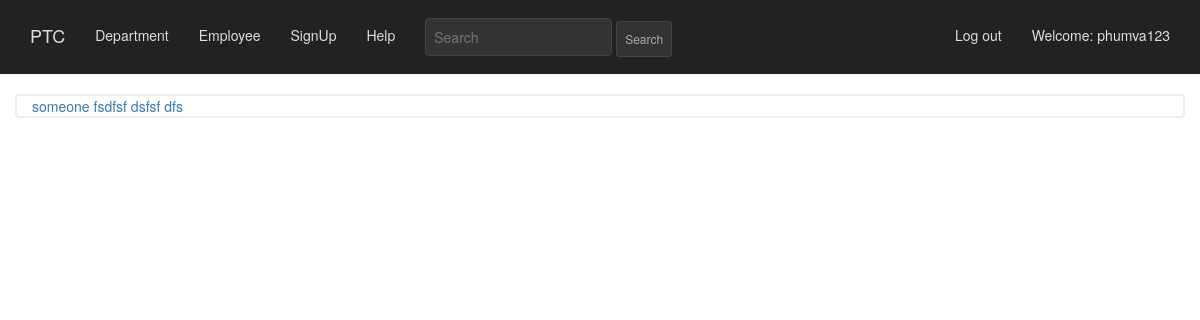
The app's page /basic_app/search/ (signed in), older data.
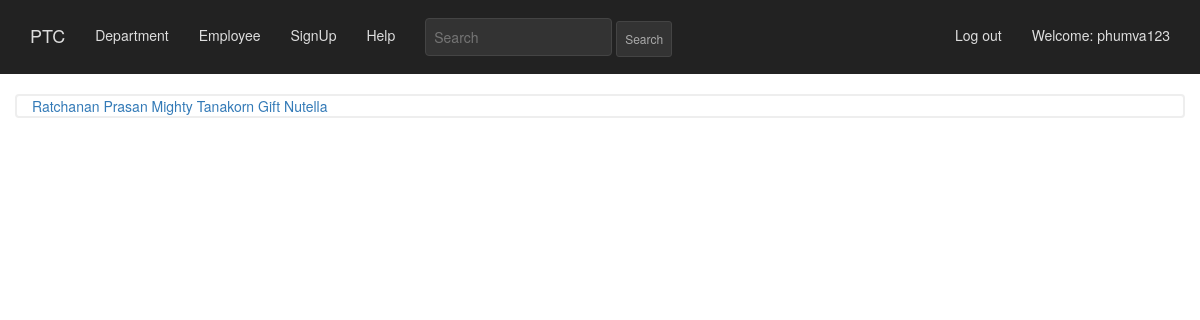
The same page, newer data.
### basic_app/models.py (models this page shows, shortened)
class Employee(models.Model):
    positionarr = (('manager','Manager'),('employee','Employee'))
    name = models.CharField(max_length=256)
    position = models.CharField(max_length=256,choices = positionarr,default="")
    age = models.CharField(max_length=256,null=True)
    education = models.CharField(max_length=256, null = True)
    salary = models.IntegerField(null = True)
    email = models.EmailField(max_length=70,blank=True)
    telephone = models.CharField(max_length=256)
    depname = models.ForeignKey(Department,null=True,default="",related_name='depatments',on_delete=models.SET_NULL,blank=True )
    profile_picture = models.ImageField(upload_to='profile_pics')
    loginatten = models.CharField(max_length=256, unique= True)

### basic_app/views.py (the view)
class EmployeeSearchListView(LoginRequiredMixin,ListView):
    context_object_name = 'searchde'
    template_name = 'basic_app/search_employee.html'
    model = models.Employee
    model2= models.Department
    def get_queryset(self):
        try:
            print(self.kwargs)
            print(self.request.GET)
            q = self.request.GET['q']
            p = self.request.GET['posit']
            print(p)
        except:
            q = ''
        if (q != '' and p == 'na'):
            print("hello")
            object_list = self.model.objects.filter(name__icontains = q)
            print(object_list)
        elif (q != '' and p == 'idd'):
            print("test2")
            object_list = self.model.objects.filter(id__icontains = q)
        elif (q != '' and p == 'depart'):
            print("test3")
            object_list = self.model2.objects.filter(dep__icontains = q)
        elif (q != '' and p == 'iddd'):
            print("test4")
            object_list = self.model2.objects.filter(id__icontains = q)
        else:
            print("fuck")
            object_list = self.model.objects.all()
        return object_list

### basic_app/templates/basic_app/search_employee.html (shortened to what this page needs)
{% extends "basic_app/basic_app_base.html" %}
{% block body_block %}
  {% for employee in searchde %}
  <a href="{% url 'basic_app:detail' pk=employee.id %}">{{employee.name}} </a>
  {% endfor %}
{% endblock %}

### basic_app/templates/basic_app/basic_app_base.html (shortened to what this page needs)
<!DOCTYPE html>
{% load staticfiles %}
<html>
  <head>
    <link rel="stylesheet" href="https://maxcdn.bootstrapcdn.com/bootstrap/3.3.7/css/bootstrap.min.css" />
    <link rel="stylesheet" href= "{% static 'css/mystyle.css' %}"/>
    <link href="{% static 'css/zoom.css' %}" rel="stylesheet">
</head>
  <body id="page2">
    <nav class="navbar navbar-default navbar-static-top  ">
      <div class="container">
        <ul class="nav navbar-nav ">
          <li><a class="navbar-brand" href="{% url 'basic_app:list' %}">PTC</a></li>
          <li><a class="navbar-link" href="{% url 'basic_app:dlist' %}">Department</a></li>
          <li><a class="navbar-link" href="{% url 'basic_app:list' %}">Employee</a></li>
          <li><a class="navbar-link" href="{% url 'basic_app:signup' %}">SignUp</a></li>
          <li><a class="navbar-link" href="{% url 'basic_app:help' %}">Help</a></li>
            <form method="GET" action="{% url 'basic_app:search_detail' %}" class="navbar-form pull-right">
            <input type="text" id="searchBox" class="input-medium search-query searchtxtcolor" name="q" placeholder="Search">
            <input type="submit" class="btn btn-primary btn-sm" value="Search" >
            </form>
          </ul>
          <ul class="nav navbar-nav navbar-right">
            {% if user.is_authenticated %}
            <li>
              <a href="{% url 'basic_app:logout' %}" >Log out</a>
            </li>
            <li>
              <a >Welcome: {{ user.username }}</a>
            </li>
              {% else %}
              <li><a class='nav navbar-right' href="{% url 'basic_app:login' %}" ><span class="glyphicon glyphicon-user"></span></a></li>
            {% endif %}
          </ul>
      </div>
    </nav>
<div class="col-sm-12">
    <div class="container bgjumbotron">
      {% block body_block %}
      {% endblock %}
    </div>
</div>
  </body>
</html>

### static/css/mystyle.css (style rules this page uses)
input, textarea { border: 1px solid #dedede; padding: 8px; margin-bottom: 10px; color: #222; border-radius: 4px; outline: none !important; }
body { background-color: #1b1c1d; }
.navbar-default { border-color: #1b1c1d; color: red; }
.navbar.navbar-static-top { background-color: #222; border:none; padding-top: 10px; }
.navbar a { color: #dedede !important; }
.navbar input { background: #333; border-color: #444; }
.nav .btn { padding: 8px; color: #aaa !important; }
body#page2 { background-color:#fff; }
.bgjumbotron { background-color: #fff; border:2px solid #eee; border-radius: 4px; }

Row changes from the older to the newer data that the page shows:
removed Employee: name "someone"
removed Employee: name "fsdfsf"
removed Employee: name "dsfsf"
removed Employee: name "dfs"
added Employee: name "Ratchanan Prasan"
added Employee: name "Mighty Tanakorn"
added Employee: name "Gift Nutella"
